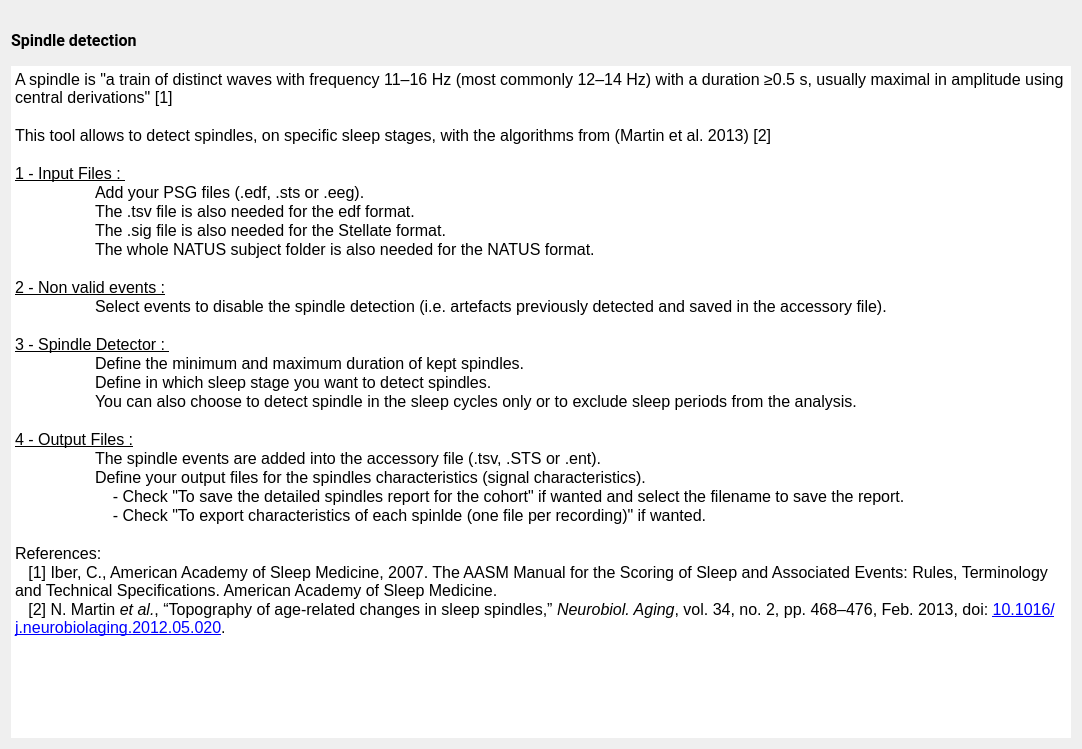
<?xml version="1.0" encoding="UTF-8"?>
<ui version="4.0">
 <class>SpindleDetectionDoc</class>
 <widget class="QWidget" name="SpindleDetectionDoc">
  <property name="geometry">
   <rect>
    <x>0</x>
    <y>0</y>
    <width>1082</width>
    <height>749</height>
   </rect>
  </property>
  <property name="windowTitle">
   <string/>
  </property>
  <property name="styleSheet">
   <string notr="true">font: 12pt &quot;Roboto&quot;;</string>
  </property>
  <layout class="QVBoxLayout" name="verticalLayout_2">
   <item>
    <widget class="QLabel" name="spindle_image">
     <property name="maximumSize">
      <size>
       <width>16777215</width>
       <height>100</height>
      </size>
     </property>
     <property name="text">
      <string/>
     </property>
     <property name="pixmap">
      <pixmap resource="spindle.qrc">:/spindle_moda/e0004-b1-01-05-0001-smp303751_res80.png</pixmap>
     </property>
     <property name="scaledContents">
      <bool>false</bool>
     </property>
     <property name="alignment">
      <set>Qt::AlignCenter</set>
     </property>
    </widget>
   </item>
   <item>
    <layout class="QVBoxLayout" name="verticalLayout">
     <item>
      <widget class="QLabel" name="label">
       <property name="font">
        <font>
         <family>Roboto</family>
         <pointsize>12</pointsize>
         <weight>50</weight>
         <italic>false</italic>
         <bold>false</bold>
        </font>
       </property>
       <property name="text">
        <string>&lt;html&gt;&lt;head/&gt;&lt;body&gt;&lt;p&gt;&lt;span style=&quot; font-weight:600;&quot;&gt;Spindle detection&lt;/span&gt;&lt;/p&gt;&lt;/body&gt;&lt;/html&gt;</string>
       </property>
      </widget>
     </item>
     <item>
      <spacer name="verticalSpacer">
       <property name="orientation">
        <enum>Qt::Vertical</enum>
       </property>
       <property name="sizeType">
        <enum>QSizePolicy::Fixed</enum>
       </property>
       <property name="sizeHint" stdset="0">
        <size>
         <width>20</width>
         <height>10</height>
        </size>
       </property>
      </spacer>
     </item>
     <item>
      <widget class="QTextEdit" name="textEdit">
       <property name="frameShape">
        <enum>QFrame::HLine</enum>
       </property>
       <property name="frameShadow">
        <enum>QFrame::Plain</enum>
       </property>
       <property name="lineWidth">
        <number>0</number>
       </property>
       <property name="readOnly">
        <bool>true</bool>
       </property>
       <property name="html">
        <string>&lt;!DOCTYPE HTML PUBLIC &quot;-//W3C//DTD HTML 4.0//EN&quot; &quot;http://www.w3.org/TR/REC-html40/strict.dtd&quot;&gt;
&lt;html&gt;&lt;head&gt;&lt;meta name=&quot;qrichtext&quot; content=&quot;1&quot; /&gt;&lt;style type=&quot;text/css&quot;&gt;
p, li { white-space: pre-wrap; }
&lt;/style&gt;&lt;/head&gt;&lt;body style=&quot; font-family:'Roboto'; font-size:12pt; font-weight:400; font-style:normal;&quot;&gt;
&lt;p style=&quot; margin-top:0px; margin-bottom:0px; margin-left:0px; margin-right:0px; -qt-block-indent:0; text-indent:0px;&quot;&gt;A spindle is &amp;quot;a train of distinct waves with frequency 11–16 Hz (most commonly 12–14 Hz) with a duration ≥0.5 s, usually maximal in amplitude using central derivations&amp;quot; [1]&lt;/p&gt;
&lt;p style=&quot;-qt-paragraph-type:empty; margin-top:0px; margin-bottom:0px; margin-left:0px; margin-right:0px; -qt-block-indent:0; text-indent:0px;&quot;&gt;&lt;br /&gt;&lt;/p&gt;
&lt;p style=&quot; margin-top:0px; margin-bottom:0px; margin-left:0px; margin-right:0px; -qt-block-indent:0; text-indent:0px;&quot;&gt;This tool allows to detect spindles, on specific sleep stages, with the algorithms from (Martin et al. 2013) [2]&lt;/p&gt;
&lt;p style=&quot;-qt-paragraph-type:empty; margin-top:0px; margin-bottom:0px; margin-left:0px; margin-right:0px; -qt-block-indent:0; text-indent:0px;&quot;&gt;&lt;br /&gt;&lt;/p&gt;
&lt;p style=&quot; margin-top:0px; margin-bottom:0px; margin-left:0px; margin-right:0px; -qt-block-indent:0; text-indent:0px;&quot;&gt;&lt;span style=&quot; text-decoration: underline;&quot;&gt;1 - Input Files : &lt;/span&gt;&lt;/p&gt;
&lt;p style=&quot; margin-top:0px; margin-bottom:0px; margin-left:0px; margin-right:0px; -qt-block-indent:0; text-indent:0px;&quot;&gt;	Add your PSG files (.edf, .sts or .eeg). &lt;/p&gt;
&lt;p style=&quot; margin-top:0px; margin-bottom:0px; margin-left:0px; margin-right:0px; -qt-block-indent:0; text-indent:0px;&quot;&gt;	The .tsv file is also needed for the edf format.&lt;/p&gt;
&lt;p style=&quot; margin-top:0px; margin-bottom:0px; margin-left:0px; margin-right:0px; -qt-block-indent:0; text-indent:0px;&quot;&gt;	The .sig file is also needed for the Stellate format.&lt;/p&gt;
&lt;p style=&quot; margin-top:0px; margin-bottom:0px; margin-left:0px; margin-right:0px; -qt-block-indent:0; text-indent:0px;&quot;&gt;	The whole NATUS subject folder is also needed for the NATUS format. &lt;/p&gt;
&lt;p style=&quot;-qt-paragraph-type:empty; margin-top:0px; margin-bottom:0px; margin-left:0px; margin-right:0px; -qt-block-indent:0; text-indent:0px;&quot;&gt;&lt;br /&gt;&lt;/p&gt;
&lt;p style=&quot; margin-top:0px; margin-bottom:0px; margin-left:0px; margin-right:0px; -qt-block-indent:0; text-indent:0px;&quot;&gt;&lt;span style=&quot; text-decoration: underline;&quot;&gt;2 - Non valid events :&lt;/span&gt;&lt;/p&gt;
&lt;p style=&quot; margin-top:0px; margin-bottom:0px; margin-left:0px; margin-right:0px; -qt-block-indent:0; text-indent:0px;&quot;&gt;	Select events to disable the spindle detection (i.e. artefacts previously detected and saved in the accessory file).&lt;/p&gt;
&lt;p style=&quot;-qt-paragraph-type:empty; margin-top:0px; margin-bottom:0px; margin-left:0px; margin-right:0px; -qt-block-indent:0; text-indent:0px;&quot;&gt;&lt;br /&gt;&lt;/p&gt;
&lt;p style=&quot; margin-top:0px; margin-bottom:0px; margin-left:0px; margin-right:0px; -qt-block-indent:0; text-indent:0px;&quot;&gt;&lt;span style=&quot; text-decoration: underline;&quot;&gt;3 - Spindle Detector : &lt;/span&gt;&lt;/p&gt;
&lt;p style=&quot; margin-top:0px; margin-bottom:0px; margin-left:0px; margin-right:0px; -qt-block-indent:0; text-indent:0px;&quot;&gt;	Define the minimum and maximum duration of kept spindles.&lt;/p&gt;
&lt;p style=&quot; margin-top:0px; margin-bottom:0px; margin-left:0px; margin-right:0px; -qt-block-indent:0; text-indent:0px;&quot;&gt;	Define in which sleep stage you want to detect spindles.&lt;/p&gt;
&lt;p style=&quot; margin-top:0px; margin-bottom:0px; margin-left:0px; margin-right:0px; -qt-block-indent:0; text-indent:0px;&quot;&gt;	You can also choose to detect spindle in the sleep cycles only or to exclude sleep periods from the analysis.&lt;/p&gt;
&lt;p style=&quot;-qt-paragraph-type:empty; margin-top:0px; margin-bottom:0px; margin-left:0px; margin-right:0px; -qt-block-indent:0; text-indent:0px;&quot;&gt;&lt;br /&gt;&lt;/p&gt;
&lt;p style=&quot; margin-top:0px; margin-bottom:0px; margin-left:0px; margin-right:0px; -qt-block-indent:0; text-indent:0px;&quot;&gt;&lt;span style=&quot; text-decoration: underline;&quot;&gt;4 - Output Files :&lt;/span&gt;&lt;/p&gt;
&lt;p style=&quot; margin-top:0px; margin-bottom:0px; margin-left:0px; margin-right:0px; -qt-block-indent:0; text-indent:0px;&quot;&gt;	The spindle events are added into the accessory file (.tsv, .STS or .ent).&lt;/p&gt;
&lt;p style=&quot; margin-top:0px; margin-bottom:0px; margin-left:0px; margin-right:0px; -qt-block-indent:0; text-indent:0px;&quot;&gt;	Define your output files for the spindles characteristics (signal characteristics). &lt;/p&gt;
&lt;p style=&quot; margin-top:0px; margin-bottom:0px; margin-left:0px; margin-right:0px; -qt-block-indent:0; text-indent:0px;&quot;&gt;	    - Check &amp;quot;To save the detailed spindles report for the cohort&amp;quot; if wanted and select the filename to save the report.&lt;/p&gt;
&lt;p style=&quot; margin-top:0px; margin-bottom:0px; margin-left:0px; margin-right:0px; -qt-block-indent:0; text-indent:0px;&quot;&gt;	    - Check &amp;quot;To export characteristics of each spinlde (one file per recording)&amp;quot; if wanted.&lt;/p&gt;
&lt;p style=&quot;-qt-paragraph-type:empty; margin-top:0px; margin-bottom:0px; margin-left:0px; margin-right:0px; -qt-block-indent:0; text-indent:0px;&quot;&gt;&lt;br /&gt;&lt;/p&gt;
&lt;p style=&quot; margin-top:0px; margin-bottom:0px; margin-left:0px; margin-right:0px; -qt-block-indent:0; text-indent:0px;&quot;&gt;References:&lt;/p&gt;
&lt;p style=&quot; margin-top:0px; margin-bottom:0px; margin-left:0px; margin-right:0px; -qt-block-indent:0; text-indent:0px;&quot;&gt;   [1] Iber, C., American Academy of Sleep Medicine, 2007. The AASM Manual for the Scoring of Sleep and Associated Events: Rules, Terminology and Technical Specifications. American Academy of Sleep Medicine. &lt;/p&gt;
&lt;p style=&quot; margin-top:0px; margin-bottom:0px; margin-left:0px; margin-right:0px; -qt-block-indent:0; text-indent:0px;&quot;&gt;   [2] N. Martin &lt;span style=&quot; font-style:italic;&quot;&gt;et al.&lt;/span&gt;, “Topography of age-related changes in sleep spindles,” &lt;span style=&quot; font-style:italic;&quot;&gt;Neurobiol. Aging&lt;/span&gt;, vol. 34, no. 2, pp. 468–476, Feb. 2013, doi: &lt;a href=&quot;https://doi.org/10.1016/j.neurobiolaging.2012.05.020&quot;&gt;&lt;span style=&quot; text-decoration: underline; color:#0000ff;&quot;&gt;10.1016/j.neurobiolaging.2012.05.020&lt;/span&gt;&lt;/a&gt;. &lt;/p&gt;&lt;/body&gt;&lt;/html&gt;</string>
       </property>
      </widget>
     </item>
    </layout>
   </item>
  </layout>
 </widget>
 <resources>
  <include location="spindle.qrc"/>
  <include location="../../../../../scinodes_poc/src/main/python/ui/themes/themes.qrc"/>
 </resources>
 <connections/>
</ui>
